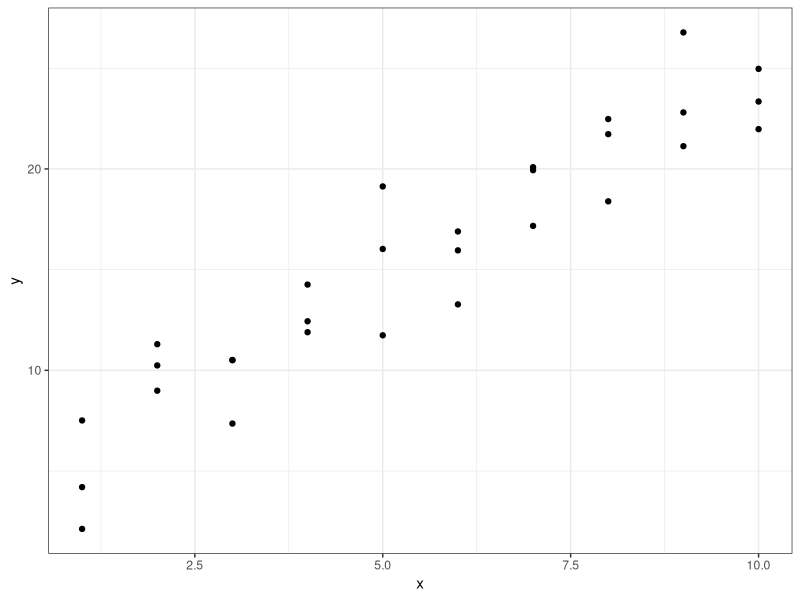
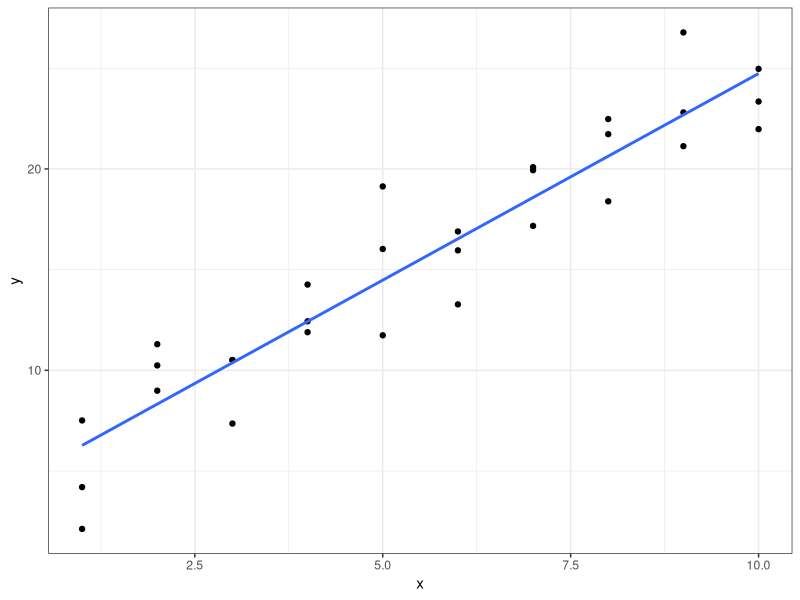
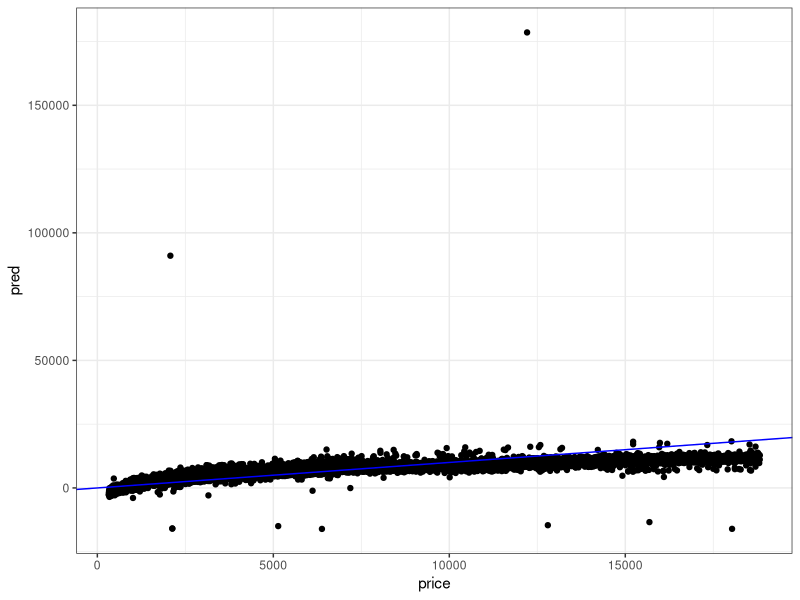
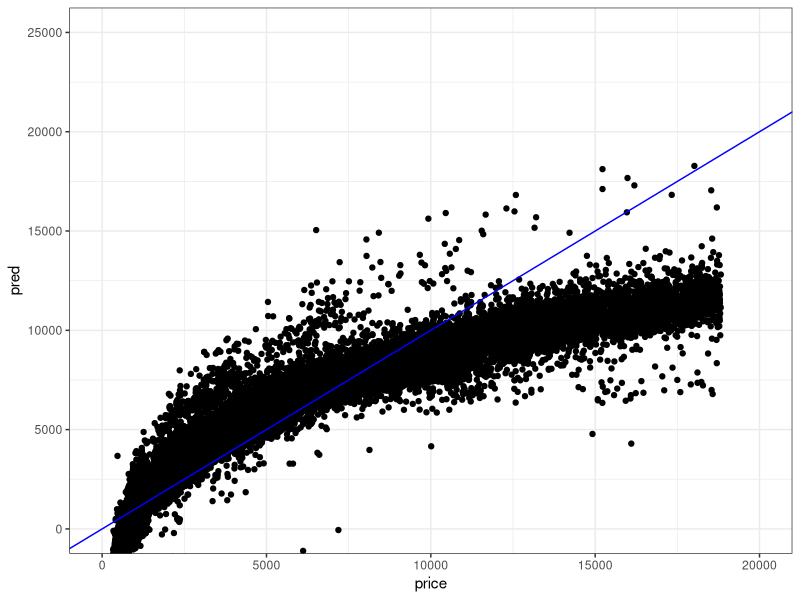
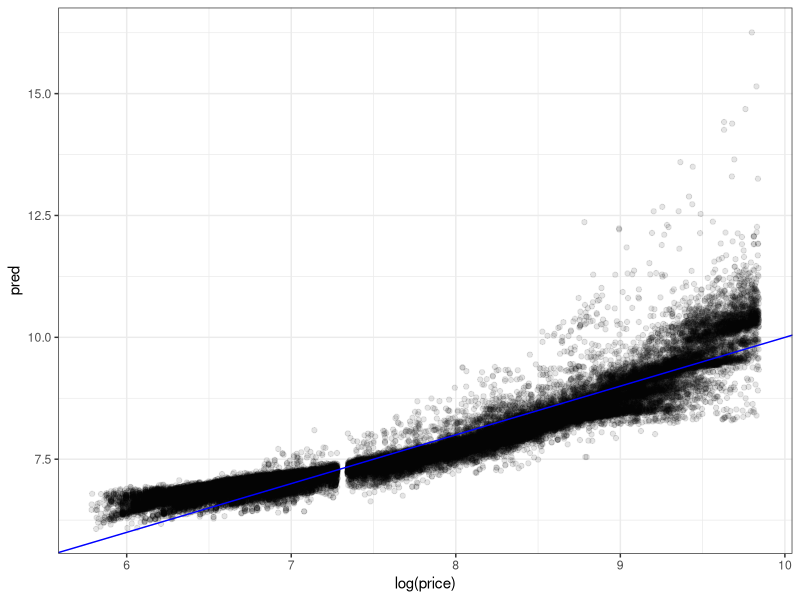
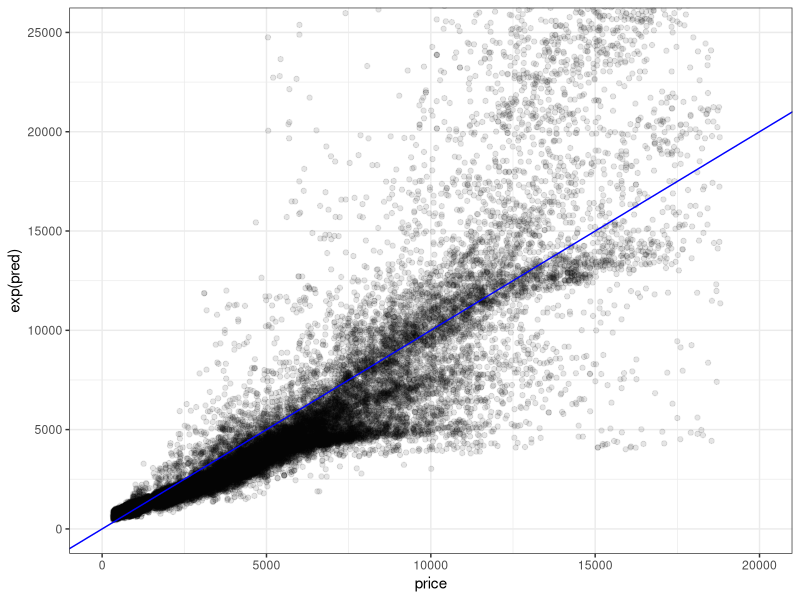

Write R code to recreate these figures, in order.
## ---- chunk 1
library(tidyverse)

# install.packages("recipes")
# install.packages("caret")

library(recipes)
library(caret)
## ---- chunk 2
# install.packages("modelr")

dados <- modelr::sim1
dados

ggplot(dados, aes(x, y)) +
  geom_point() +
  theme_bw()
## ---- chunk 3
ggplot(dados, aes(x, y)) +
  geom_point() +
  geom_smooth(method = "lm", se = FALSE) +
  theme_bw()
## ---- chunk 4
ajuste <- lm(y ~ x, dados)
summary(ajuste)
## ---- chunk 5
novas_obs <- data.frame(x = c(1, 2, 4, 10))
predict(ajuste, novas_obs)
## ---- chunk 6
knitr::include_graphics("https://raw.githubusercontent.com/tidymodels/recipes/master/recipes_hex_thumb.png")
## ---- chunk 7
diamantes <- ggplot2::diamonds
glimpse(diamantes)

# Vamos transformar as variáveis ordinais em categóricas

diamantes <- diamantes %>%
  mutate(
    cut = as.character(cut),
    color = as.character(color),
    clarity = as.character(clarity)
  )


## ---- chunk 8
receita <- recipe(price ~ . , data = diamantes) %>%
  step_dummy(all_nominal()) %>%
  step_nzv(all_predictors()) %>%
  step_corr(all_predictors())

prep <- prep(receita, diamantes)

base_treino <- bake(prep, diamantes)

ajuste <- lm(price ~ ., base_treino)
summary(ajuste)

ajuste$coefficients
## ---- chunk 9
set.seed(14122018)

modelo <- train(
  receita, 
  diamantes, 
  method = "lm", 
  trControl = trainControl(method = "cv", number = 5)
)

modelo

# Para acessar o modelo final
summary(modelo$finalModel)

# Função para avaliar a "importância" de cada preditor
varImp(modelo)
## ---- chunk 10
# Valores obs vs pred
diamantes %>% 
  mutate(pred = predict(modelo, diamantes)) %>% 
  ggplot(aes(y = pred, x = price)) +
  geom_point() +
  geom_abline(intercept = 0, slope = 1, color = "blue") +
  theme_bw()

diamantes %>% 
  mutate(pred = predict(modelo, diamantes)) %>% 
  ggplot(aes(y = pred, x = price)) +
  geom_point() +
  geom_abline(intercept = 0, slope = 1, color = "blue") +
  theme_bw() +
  coord_cartesian(x = c(0, 20000), ylim = c(0, 25000))
## ---- chunk 11
diamantes <- diamantes %>% 
  mutate(
    depth2 = round(2 * z / (x + y), 3)*100, 
    teste = near(depth, depth2, tol = 1)
  ) %>% 
  filter(teste == TRUE) %>% 
  select(-depth2, -teste)

receita <- recipe(price ~ . , data = diamantes) %>%
  step_dummy(all_nominal(), -all_outcomes()) %>%
  step_nzv(all_predictors()) %>%
  step_corr(all_predictors()) %>%
  step_log(all_outcomes())

modelo <- train(
  receita, 
  diamantes, 
  method = "lm", 
  trControl = trainControl(method = "cv", number = 5)
)

  modelo
## ---- chunk 12
summary_log <- function(data, lev = NULL, model = NULL) {
  
  metrics <- defaultSummary(data, lev, model)
  
  residuo <- exp(data$obs) - exp(data$pred)
  metrics["RMSE"] <- sqrt(mean((residuo)^2))
  metrics["MAE"] <- mean(abs(residuo))
  
  metrics
}

train_control <- trainControl(
  method = "cv", 
  number = 5, 
  summaryFunction = summary_log
)

modelo <- train(
  receita, 
  diamantes, 
  method = "lm", 
  trControl = train_control
)

modelo
## ---- chunk 13
# Valores obs vs pred (log)
diamantes %>% 
  mutate(pred = predict(modelo, diamantes)) %>% 
  ggplot(aes(y = pred, x = log(price))) +
  geom_point(alpha = 0.1) +
  geom_abline(intercept = 0, slope = 1, color = "blue") +
  theme_bw()

# Valores obs vs pred (exp)
diamantes %>% 
  mutate(pred = predict(modelo, diamantes)) %>% 
  ggplot(aes(y = exp(pred), x = price)) +
  geom_point(alpha = 0.1) +
  geom_abline(intercept = 0, slope = 1, color = "blue") +
  theme_bw() +
  coord_cartesian(x = c(0, 20000), ylim = c(0, 25000))
